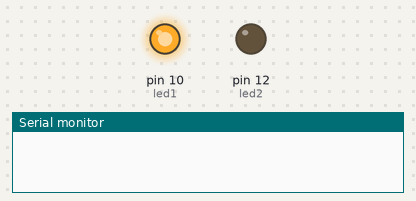
A sketch run on a simulated Arduino Uno, built with avr-gcc and run on an emulated ATmega328P. Shown: output pins drawn as LEDs (lit = HIGH), the last lines printed to the serial monitor.

Above: at 0.5 s.
At 2.5 s:
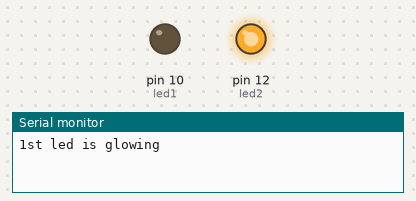
At 3.5 s:
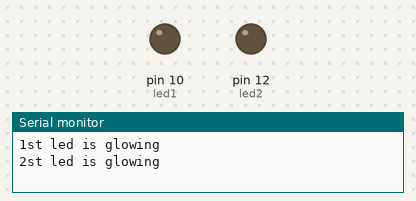
Timing chart, 0 to 5.2 s (numbered marks = the images above):
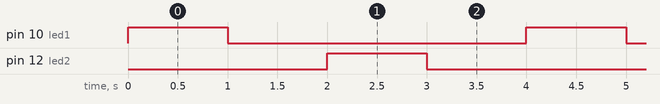

The sketch:

blink_2led.ino
```cpp
int led1=10,led2=12;
void setup()
{
  pinMode(led1, OUTPUT);
  pinMode(led2,OUTPUT);
  Serial.begin(9600);
}

void loop()
{
  digitalWrite(led1, HIGH);
  delay(1000);
  Serial.println("1st led is glowing");
  digitalWrite(led1, LOW);
  delay(1000);
  digitalWrite(led2, HIGH);
  delay(1000);
  Serial.println("2st led is glowing");
  digitalWrite(led2, LOW);
  delay(1000);
}
```

Measured:
- by itself, pin 10 (led1), pin 12 (led2): alternates HIGH for 1.0 s and LOW for 3.0 s
- by itself, everything shown: repeats every 4.0 s, in 4 steps
